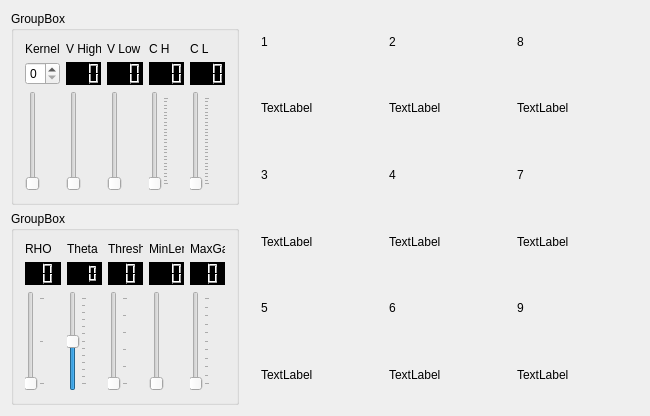
<?xml version="1.0" encoding="UTF-8"?>
<ui version="4.0">
 <class>Dialog</class>
 <widget class="QDialog" name="Dialog">
  <property name="geometry">
   <rect>
    <x>0</x>
    <y>0</y>
    <width>650</width>
    <height>416</height>
   </rect>
  </property>
  <property name="windowTitle">
   <string>Dialog</string>
  </property>
  <layout class="QGridLayout" name="gridLayout">
   <property name="leftMargin">
    <number>0</number>
   </property>
   <property name="topMargin">
    <number>0</number>
   </property>
   <property name="rightMargin">
    <number>0</number>
   </property>
   <property name="bottomMargin">
    <number>0</number>
   </property>
   <property name="horizontalSpacing">
    <number>0</number>
   </property>
   <item row="0" column="0" rowspan="2">
    <widget class="QWidget" name="widget" native="true">
     <property name="sizePolicy">
      <sizepolicy hsizetype="Preferred" vsizetype="Preferred">
       <horstretch>1</horstretch>
       <verstretch>0</verstretch>
      </sizepolicy>
     </property>
     <property name="minimumSize">
      <size>
       <width>250</width>
       <height>0</height>
      </size>
     </property>
     <layout class="QGridLayout" name="gridLayout_2">
      <item row="0" column="0">
       <widget class="QGroupBox" name="groupBox">
        <property name="title">
         <string>GroupBox</string>
        </property>
        <layout class="QGridLayout" name="gridLayout_5">
         <item row="2" column="7">
          <widget class="QSlider" name="cannyLowTHSlider">
           <property name="maximum">
            <number>250</number>
           </property>
           <property name="orientation">
            <enum>Qt::Vertical</enum>
           </property>
           <property name="tickPosition">
            <enum>QSlider::TicksBelow</enum>
           </property>
          </widget>
         </item>
         <item row="0" column="4">
          <widget class="QLabel" name="label_11">
           <property name="text">
            <string>V High</string>
           </property>
          </widget>
         </item>
         <item row="2" column="2">
          <widget class="QSlider" name="kernelSlider">
           <property name="minimum">
            <number>1</number>
           </property>
           <property name="maximum">
            <number>15</number>
           </property>
           <property name="singleStep">
            <number>2</number>
           </property>
           <property name="pageStep">
            <number>5</number>
           </property>
           <property name="value">
            <number>1</number>
           </property>
           <property name="orientation">
            <enum>Qt::Vertical</enum>
           </property>
          </widget>
         </item>
         <item row="2" column="4">
          <widget class="QSlider" name="valueHighTHSlider">
           <property name="maximum">
            <number>255</number>
           </property>
           <property name="orientation">
            <enum>Qt::Vertical</enum>
           </property>
          </widget>
         </item>
         <item row="2" column="6">
          <widget class="QSlider" name="cannyHighTHSlider">
           <property name="maximum">
            <number>250</number>
           </property>
           <property name="orientation">
            <enum>Qt::Vertical</enum>
           </property>
           <property name="tickPosition">
            <enum>QSlider::TicksBelow</enum>
           </property>
          </widget>
         </item>
         <item row="0" column="5">
          <widget class="QLabel" name="label_12">
           <property name="text">
            <string>V Low</string>
           </property>
          </widget>
         </item>
         <item row="2" column="5">
          <widget class="QSlider" name="valueLowTHSlider">
           <property name="maximum">
            <number>255</number>
           </property>
           <property name="orientation">
            <enum>Qt::Vertical</enum>
           </property>
          </widget>
         </item>
         <item row="0" column="2">
          <widget class="QLabel" name="label_10">
           <property name="text">
            <string>Kernel</string>
           </property>
          </widget>
         </item>
         <item row="0" column="6">
          <widget class="QLabel" name="label_18">
           <property name="text">
            <string>C H</string>
           </property>
          </widget>
         </item>
         <item row="0" column="7">
          <widget class="QLabel" name="label_19">
           <property name="text">
            <string>C L</string>
           </property>
          </widget>
         </item>
         <item row="1" column="2">
          <widget class="QSpinBox" name="spinBox"/>
         </item>
         <item row="1" column="4">
          <widget class="QLCDNumber" name="lcdNumber">
           <property name="styleSheet">
            <string notr="true">background-color: black;
color: rgb(0, 239, 17);</string>
           </property>
           <property name="digitCount">
            <number>3</number>
           </property>
          </widget>
         </item>
         <item row="1" column="5">
          <widget class="QLCDNumber" name="lcdNumber_2">
           <property name="styleSheet">
            <string notr="true">background-color: black;
color: rgb(0, 239, 17);</string>
           </property>
           <property name="digitCount">
            <number>3</number>
           </property>
          </widget>
         </item>
         <item row="1" column="6">
          <widget class="QLCDNumber" name="lcdNumber_3">
           <property name="styleSheet">
            <string notr="true">background-color: black;
color: rgb(0, 239, 17);</string>
           </property>
           <property name="digitCount">
            <number>3</number>
           </property>
          </widget>
         </item>
         <item row="1" column="7">
          <widget class="QLCDNumber" name="lcdNumber_4">
           <property name="styleSheet">
            <string notr="true">background-color: black;
color: rgb(0, 239, 17);</string>
           </property>
           <property name="digitCount">
            <number>3</number>
           </property>
          </widget>
         </item>
        </layout>
       </widget>
      </item>
      <item row="1" column="0">
       <widget class="QGroupBox" name="groupBox_2">
        <property name="title">
         <string>GroupBox</string>
        </property>
        <layout class="QGridLayout" name="gridLayout_4">
         <item row="2" column="1">
          <widget class="QSlider" name="thetaSlider">
           <property name="maximum">
            <number>360</number>
           </property>
           <property name="singleStep">
            <number>30</number>
           </property>
           <property name="pageStep">
            <number>180</number>
           </property>
           <property name="value">
            <number>180</number>
           </property>
           <property name="orientation">
            <enum>Qt::Vertical</enum>
           </property>
           <property name="tickPosition">
            <enum>QSlider::TicksBelow</enum>
           </property>
           <property name="tickInterval">
            <number>30</number>
           </property>
          </widget>
         </item>
         <item row="0" column="1">
          <widget class="QLabel" name="label_13">
           <property name="text">
            <string>Theta</string>
           </property>
          </widget>
         </item>
         <item row="2" column="4">
          <widget class="QSlider" name="maxGapSlider">
           <property name="maximum">
            <number>100</number>
           </property>
           <property name="orientation">
            <enum>Qt::Vertical</enum>
           </property>
           <property name="tickPosition">
            <enum>QSlider::TicksBelow</enum>
           </property>
          </widget>
         </item>
         <item row="2" column="2">
          <widget class="QSlider" name="THSlider">
           <property name="maximum">
            <number>50</number>
           </property>
           <property name="orientation">
            <enum>Qt::Vertical</enum>
           </property>
           <property name="tickPosition">
            <enum>QSlider::TicksBelow</enum>
           </property>
          </widget>
         </item>
         <item row="0" column="3">
          <widget class="QLabel" name="label_16">
           <property name="text">
            <string>MinLen</string>
           </property>
          </widget>
         </item>
         <item row="2" column="3">
          <widget class="QSlider" name="minLenSlider">
           <property name="maximum">
            <number>100</number>
           </property>
           <property name="orientation">
            <enum>Qt::Vertical</enum>
           </property>
          </widget>
         </item>
         <item row="2" column="0">
          <widget class="QSlider" name="rhoSlider">
           <property name="minimum">
            <number>1</number>
           </property>
           <property name="maximum">
            <number>3</number>
           </property>
           <property name="pageStep">
            <number>1</number>
           </property>
           <property name="orientation">
            <enum>Qt::Vertical</enum>
           </property>
           <property name="tickPosition">
            <enum>QSlider::TicksBelow</enum>
           </property>
          </widget>
         </item>
         <item row="0" column="0">
          <widget class="QLabel" name="label_14">
           <property name="text">
            <string>RHO</string>
           </property>
          </widget>
         </item>
         <item row="0" column="2">
          <widget class="QLabel" name="label_15">
           <property name="text">
            <string>Threshold</string>
           </property>
          </widget>
         </item>
         <item row="0" column="4">
          <widget class="QLabel" name="label_17">
           <property name="text">
            <string>MaxGap</string>
           </property>
          </widget>
         </item>
         <item row="1" column="0">
          <widget class="QLCDNumber" name="lcdNumber_5">
           <property name="styleSheet">
            <string notr="true">color: rgb(0, 239, 17);
background-color: black;</string>
           </property>
           <property name="digitCount">
            <number>2</number>
           </property>
          </widget>
         </item>
         <item row="1" column="1">
          <widget class="QLCDNumber" name="lcdNumber_6">
           <property name="styleSheet">
            <string notr="true">background-color: black;
color: rgb(0, 239, 17);</string>
           </property>
           <property name="smallDecimalPoint">
            <bool>true</bool>
           </property>
           <property name="digitCount">
            <number>3</number>
           </property>
           <property name="mode">
            <enum>QLCDNumber::Dec</enum>
           </property>
          </widget>
         </item>
         <item row="1" column="2">
          <widget class="QLCDNumber" name="lcdNumber_7">
           <property name="styleSheet">
            <string notr="true">background-color: black;
color: rgb(0, 239, 17);</string>
           </property>
           <property name="digitCount">
            <number>2</number>
           </property>
          </widget>
         </item>
         <item row="1" column="3">
          <widget class="QLCDNumber" name="lcdNumber_8">
           <property name="styleSheet">
            <string notr="true">background-color: black;
color: rgb(0, 239, 17);</string>
           </property>
           <property name="digitCount">
            <number>3</number>
           </property>
          </widget>
         </item>
         <item row="1" column="4">
          <widget class="QLCDNumber" name="lcdNumber_9">
           <property name="styleSheet">
            <string notr="true">background-color: black;
color: rgb(0, 239, 17);</string>
           </property>
           <property name="digitCount">
            <number>2</number>
           </property>
          </widget>
         </item>
        </layout>
       </widget>
      </item>
     </layout>
    </widget>
   </item>
   <item row="0" column="1" rowspan="2">
    <widget class="QWidget" name="widget_2" native="true">
     <property name="sizePolicy">
      <sizepolicy hsizetype="Preferred" vsizetype="Preferred">
       <horstretch>2</horstretch>
       <verstretch>0</verstretch>
      </sizepolicy>
     </property>
     <layout class="QGridLayout" name="gridLayout_3">
      <item row="0" column="1">
       <widget class="QLabel" name="label_20">
        <property name="text">
         <string>1</string>
        </property>
       </widget>
      </item>
      <item row="1" column="3">
       <widget class="QLabel" name="label_2">
        <property name="text">
         <string>TextLabel</string>
        </property>
       </widget>
      </item>
      <item row="3" column="3">
       <widget class="QLabel" name="label_4">
        <property name="text">
         <string>TextLabel</string>
        </property>
       </widget>
      </item>
      <item row="5" column="1">
       <widget class="QLabel" name="label_5">
        <property name="text">
         <string>TextLabel</string>
        </property>
       </widget>
      </item>
      <item row="5" column="3">
       <widget class="QLabel" name="label_6">
        <property name="text">
         <string>TextLabel</string>
        </property>
       </widget>
      </item>
      <item row="1" column="1">
       <widget class="QLabel" name="label">
        <property name="text">
         <string>TextLabel</string>
        </property>
       </widget>
      </item>
      <item row="3" column="1">
       <widget class="QLabel" name="label_3">
        <property name="text">
         <string>TextLabel</string>
        </property>
       </widget>
      </item>
      <item row="3" column="4">
       <widget class="QLabel" name="label_7">
        <property name="text">
         <string>TextLabel</string>
        </property>
       </widget>
      </item>
      <item row="1" column="4">
       <widget class="QLabel" name="label_8">
        <property name="text">
         <string>TextLabel</string>
        </property>
       </widget>
      </item>
      <item row="5" column="4">
       <widget class="QLabel" name="label_9">
        <property name="text">
         <string>TextLabel</string>
        </property>
       </widget>
      </item>
      <item row="2" column="4">
       <widget class="QLabel" name="label_25">
        <property name="text">
         <string>7</string>
        </property>
       </widget>
      </item>
      <item row="0" column="4">
       <widget class="QLabel" name="label_22">
        <property name="text">
         <string>8</string>
        </property>
       </widget>
      </item>
      <item row="2" column="1">
       <widget class="QLabel" name="label_23">
        <property name="text">
         <string>3</string>
        </property>
       </widget>
      </item>
      <item row="0" column="3">
       <widget class="QLabel" name="label_21">
        <property name="text">
         <string>2</string>
        </property>
       </widget>
      </item>
      <item row="2" column="3">
       <widget class="QLabel" name="label_24">
        <property name="text">
         <string>4</string>
        </property>
       </widget>
      </item>
      <item row="4" column="1">
       <widget class="QLabel" name="label_26">
        <property name="text">
         <string>5</string>
        </property>
       </widget>
      </item>
      <item row="4" column="3">
       <widget class="QLabel" name="label_27">
        <property name="text">
         <string>6</string>
        </property>
       </widget>
      </item>
      <item row="4" column="4">
       <widget class="QLabel" name="label_28">
        <property name="text">
         <string>9</string>
        </property>
       </widget>
      </item>
     </layout>
    </widget>
   </item>
  </layout>
 </widget>
 <layoutdefault spacing="6" margin="11"/>
 <resources/>
 <connections/>
</ui>
